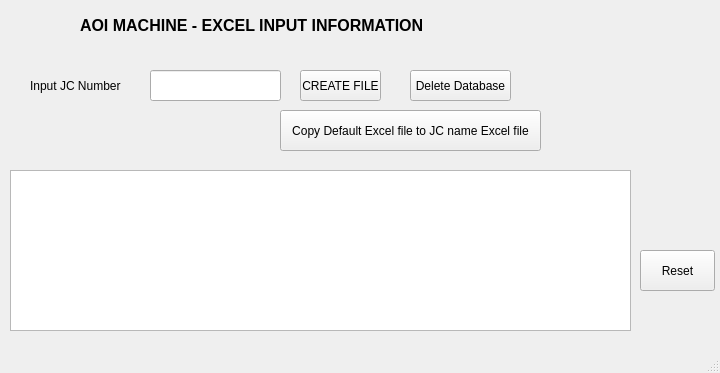
<?xml version="1.0" encoding="UTF-8"?>
<ui version="4.0">
 <class>ExcelSupportApp</class>
 <widget class="QMainWindow" name="ExcelSupportApp">
  <property name="geometry">
   <rect>
    <x>0</x>
    <y>0</y>
    <width>720</width>
    <height>373</height>
   </rect>
  </property>
  <property name="windowTitle">
   <string>ExcelSupportApp</string>
  </property>
  <widget class="QWidget" name="centralwidget">
   <widget class="QLineEdit" name="JCname_blank">
    <property name="geometry">
     <rect>
      <x>150</x>
      <y>70</y>
      <width>131</width>
      <height>31</height>
     </rect>
    </property>
   </widget>
   <widget class="QPushButton" name="createfile_button">
    <property name="geometry">
     <rect>
      <x>300</x>
      <y>70</y>
      <width>81</width>
      <height>31</height>
     </rect>
    </property>
    <property name="text">
     <string>CREATE FILE</string>
    </property>
   </widget>
   <widget class="QLabel" name="title">
    <property name="geometry">
     <rect>
      <x>80</x>
      <y>0</y>
      <width>461</width>
      <height>51</height>
     </rect>
    </property>
    <property name="font">
     <font>
      <pointsize>12</pointsize>
      <weight>75</weight>
      <bold>true</bold>
     </font>
    </property>
    <property name="layoutDirection">
     <enum>Qt::LeftToRight</enum>
    </property>
    <property name="text">
     <string>AOI MACHINE - EXCEL INPUT INFORMATION</string>
    </property>
   </widget>
   <widget class="QLabel" name="JClabel">
    <property name="geometry">
     <rect>
      <x>30</x>
      <y>70</y>
      <width>121</width>
      <height>31</height>
     </rect>
    </property>
    <property name="text">
     <string>Input JC Number</string>
    </property>
   </widget>
   <widget class="QPushButton" name="deletedatabase_button">
    <property name="geometry">
     <rect>
      <x>410</x>
      <y>70</y>
      <width>101</width>
      <height>31</height>
     </rect>
    </property>
    <property name="text">
     <string>Delete Database</string>
    </property>
   </widget>
   <widget class="QPushButton" name="copyfile_button">
    <property name="geometry">
     <rect>
      <x>280</x>
      <y>110</y>
      <width>261</width>
      <height>41</height>
     </rect>
    </property>
    <property name="text">
     <string>Copy Default Excel file to JC name Excel file</string>
    </property>
   </widget>
   <widget class="QLabel" name="logo">
    <property name="geometry">
     <rect>
      <x>550</x>
      <y>10</y>
      <width>161</width>
      <height>31</height>
     </rect>
    </property>
    <property name="text">
     <string/>
    </property>
    <property name="pixmap">
     <pixmap>LogoSonion.png</pixmap>
    </property>
    <property name="scaledContents">
     <bool>true</bool>
    </property>
   </widget>
   <widget class="QPlainTextEdit" name="Alarm_Info">
    <property name="geometry">
     <rect>
      <x>10</x>
      <y>170</y>
      <width>621</width>
      <height>161</height>
     </rect>
    </property>
   </widget>
   <widget class="QPushButton" name="reset_button">
    <property name="geometry">
     <rect>
      <x>640</x>
      <y>250</y>
      <width>75</width>
      <height>41</height>
     </rect>
    </property>
    <property name="text">
     <string>Reset</string>
    </property>
   </widget>
  </widget>
  <widget class="QStatusBar" name="statusbar"/>
 </widget>
 <resources>
  <include location="test.qrc"/>
 </resources>
 <connections/>
</ui>
